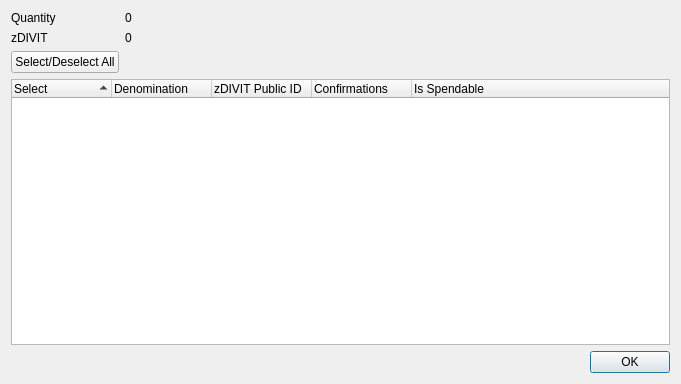
<?xml version="1.0" encoding="UTF-8"?>
<ui version="4.0">
 <class>ZVitControlDialog</class>
 <widget class="QDialog" name="ZVitControlDialog">
  <property name="geometry">
   <rect>
    <x>0</x>
    <y>0</y>
    <width>681</width>
    <height>384</height>
   </rect>
  </property>
  <property name="minimumSize">
   <size>
    <width>681</width>
    <height>384</height>
   </size>
  </property>
  <property name="windowTitle">
   <string>Select zDIVIT to Spend</string>
  </property>
  <layout class="QGridLayout" name="gridLayout">
   <item row="0" column="0">
    <layout class="QFormLayout" name="formLayout">
     <property name="sizeConstraint">
      <enum>QLayout::SetDefaultConstraint</enum>
     </property>
     <item row="0" column="0">
      <widget class="QLabel" name="labelQuantity">
       <property name="text">
        <string>Quantity</string>
       </property>
      </widget>
     </item>
     <item row="0" column="1">
      <widget class="QLabel" name="labelQuantity_int">
       <property name="text">
        <string>0</string>
       </property>
      </widget>
     </item>
     <item row="1" column="0">
      <widget class="QLabel" name="labelZVit">
       <property name="text">
        <string>zDIVIT</string>
       </property>
      </widget>
     </item>
     <item row="1" column="1">
      <widget class="QLabel" name="labelZVit_int">
       <property name="text">
        <string>0</string>
       </property>
      </widget>
     </item>
     <item row="2" column="0">
      <widget class="QPushButton" name="pushButtonAll">
       <property name="text">
        <string>Select/Deselect All</string>
       </property>
      </widget>
     </item>
    </layout>
   </item>
   <item row="1" column="0">
    <layout class="QVBoxLayout" name="verticalLayout">
     <item>
      <widget class="QTreeWidget" name="treeWidget">
       <property name="minimumSize">
        <size>
         <width>0</width>
         <height>250</height>
        </size>
       </property>
       <property name="alternatingRowColors">
        <bool>true</bool>
       </property>
       <property name="sortingEnabled">
        <bool>true</bool>
       </property>
       <property name="columnCount">
        <number>5</number>
       </property>
       <attribute name="headerDefaultSectionSize">
        <number>100</number>
       </attribute>
       <column>
        <property name="text">
         <string notr="true">Select</string>
        </property>
       </column>
       <column>
        <property name="text">
         <string notr="true">Denomination</string>
        </property>
       </column>
       <column>
        <property name="text">
         <string notr="true">zDIVIT Public ID</string>
        </property>
       </column>
       <column>
        <property name="text">
         <string notr="true">Confirmations</string>
        </property>
       </column>
       <column>
        <property name="text">
         <string>Is Spendable</string>
        </property>
       </column>
      </widget>
     </item>
     <item>
      <widget class="QDialogButtonBox" name="buttonBox">
       <property name="orientation">
        <enum>Qt::Horizontal</enum>
       </property>
       <property name="standardButtons">
        <set>QDialogButtonBox::Ok</set>
       </property>
      </widget>
     </item>
    </layout>
   </item>
  </layout>
 </widget>
 <resources/>
 <connections>
  <connection>
   <sender>buttonBox</sender>
   <signal>accepted()</signal>
   <receiver>ZVitControlDialog</receiver>
   <slot>accept()</slot>
   <hints>
    <hint type="sourcelabel">
     <x>248</x>
     <y>254</y>
    </hint>
    <hint type="destinationlabel">
     <x>157</x>
     <y>274</y>
    </hint>
   </hints>
  </connection>
  <connection>
   <sender>buttonBox</sender>
   <signal>rejected()</signal>
   <receiver>ZVitControlDialog</receiver>
   <slot>reject()</slot>
   <hints>
    <hint type="sourcelabel">
     <x>316</x>
     <y>260</y>
    </hint>
    <hint type="destinationlabel">
     <x>286</x>
     <y>274</y>
    </hint>
   </hints>
  </connection>
 </connections>
</ui>
